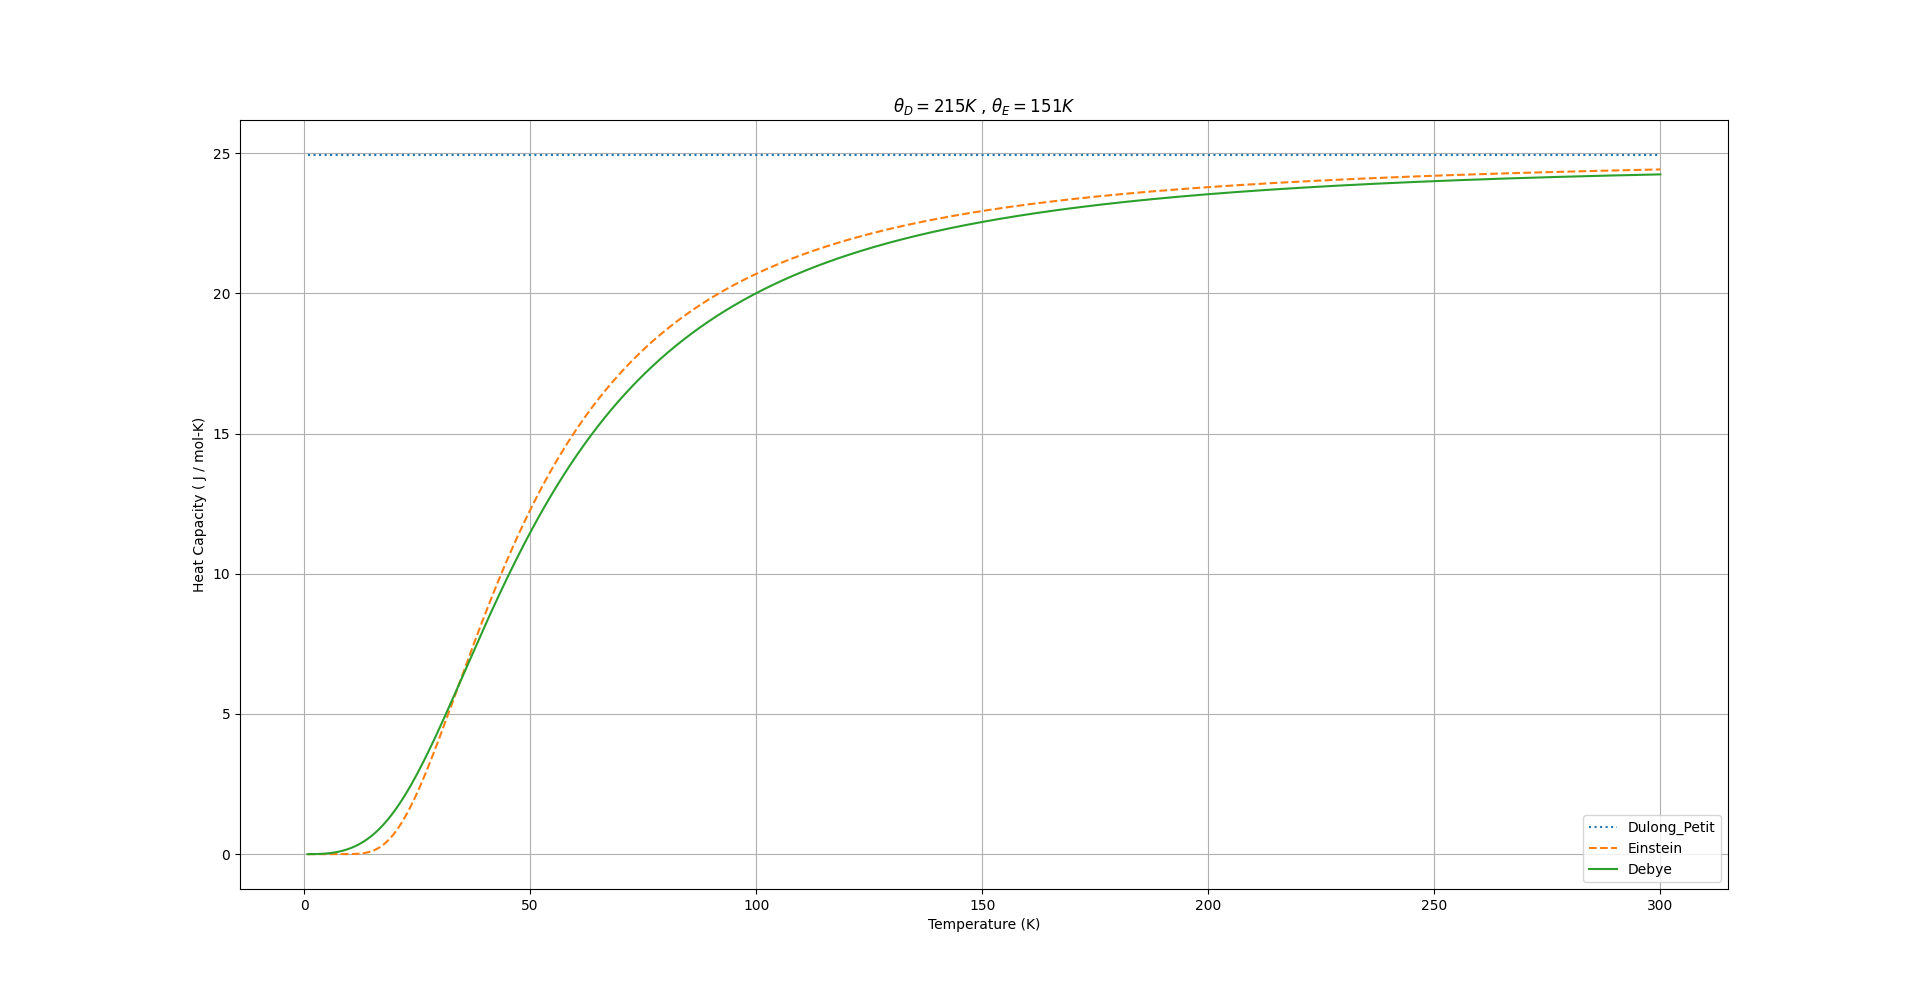

Generate this figure with Python:
from cProfile import label
from scipy.integrate import quad
import numpy as np
import matplotlib.pyplot as plt

# constants
e = np.e
R = 8.314 # J/mol-K
T_D = 215 # debye temp of copper
T_E = 151 # einsten temp of copper


def Dulong(T):
    return np.array(len(T)*[3*R])

def Einstein(T):
    '''
    Einstein heat capacity for a mole of any solid
    T: temprature at which to evaluate heat capacity
    '''
    C = 3*R*(T_E/T)**2
    C = C * ( e**( T_E/T ) ) / (e**( T_E/T ) - 1)**2
    return C

def Debye(T):
    '''
    Debye heat capacity for a mole of any solid
    T: temprature at which to evaluate heat capacity
    uses quadrature to eavluate integral
    '''
    f = lambda x :(x**4)*(e**x)/(e**x - 1)**2
    c_array = np.array([])
    # extract the value of integral
    for t in T:
        C = 9*R*(t/T_D)**3
        value = C*quad( f , 0.1 , T_D/t)[0]
        c_array = np.append(c_array,value)
   
    return c_array


# define temprature array
T_array = np.linspace(0.8,300,1000)

# store heat capacity 

# Dulong_Petit value 
C_DP  = Dulong(T_array)

# Einstein  Value
C_E = Einstein(T_array)

# Debye value
C_D = Debye(T_array)

plt.plot(T_array,C_DP,label='Dulong_Petit',ls=':')
plt.plot(T_array,C_E,label='Einstein',ls='--')
plt.plot(T_array,C_D,label='Debye')
plt.legend()
plt.title(r'$\theta_D = 215 K $ , $\theta_E = 151 K $ ')
plt.xlabel('Temperature (K)') 
plt.ylabel('Heat Capacity ( J / mol-K)')
plt.grid(True)
plt.show()
# print(Einstein(1))
# print(C_E)
# print(C_DP)
# print(C_E)
